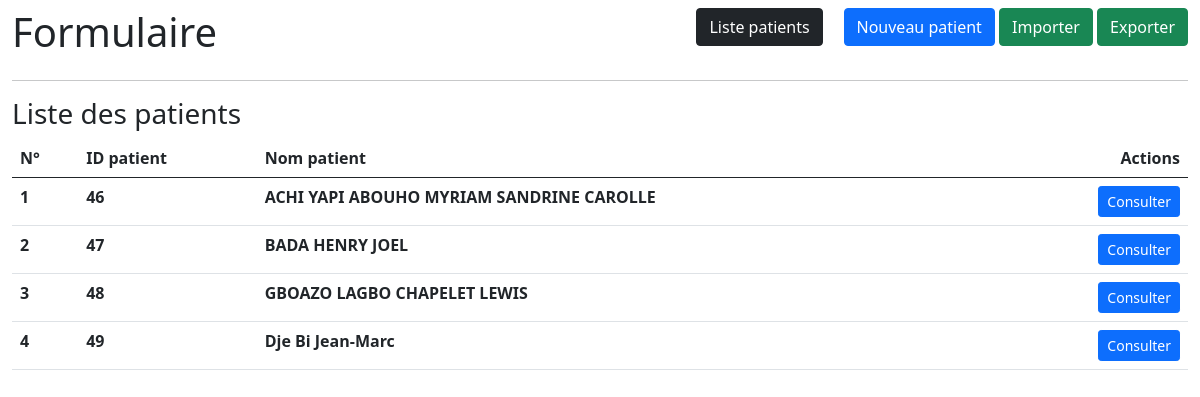
Before: / with the older database file.
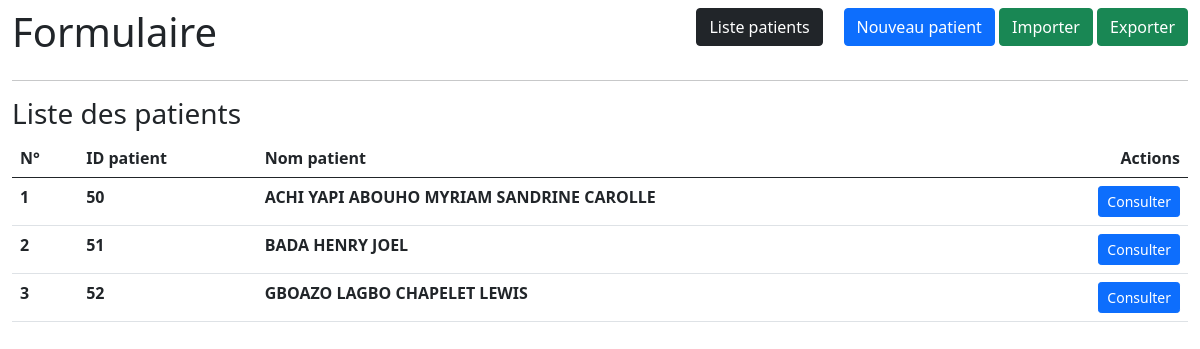
After: the same page with the newer database file.
### Formulaire/models.py (models this page shows)
class Patient(models.Model):
    SEXE = [
        ('M', 'Masculin'),
        ('F', 'Féminin'),
    ]
    nom_patient = models.CharField(_("Nom patient"),max_length=255,blank=True,null=True)
    date_creation = models.DateField(_("Date de création"), auto_now=True, auto_now_add=False,blank=True,null=True)
    date_creation_str = models.CharField(_("Date de creation (STR)"),max_length=255,blank=True,null=True) # Date sans contrainte de format
    sexe = models.CharField(_("Sexe"),choices=SEXE,max_length=255,blank=True,null=True)
    date_naissance = models.DateField(_("Date de naissance"),blank=True,null=True)
    date_naissance_str = models.CharField(_("Date de naissance (STR)"),max_length=255,blank=True,null=True) # Date sans contrainte de format
    poids = models.FloatField(_("Poids"),blank=True,null=True,default=0)
    taille = models.FloatField(_("Taille"),blank=True,null=True)
    pa_systotique = models.FloatField(_("PA systolique"),blank=True,null=True)
    pa_diastolique =  models.FloatField(_("PA diastolique"),blank=True,null=True)
    pam = models.FloatField(_("PAM"),blank=True,null=True)
    rythme_cardiaque_pa = models.FloatField(_("Rythme Cardiaque (PA)"),blank=True,null=True)
    hta = models.FloatField(_("HTA"),blank=True,null=True)
    oxymetrie = models.FloatField(_("Oxymétrie"),blank=True,null=True)
    rythme_cardiaque_oxy =  models.FloatField(_("Rythme Cardiaque (Oxy)"),blank=True,null=True)
    temperature = models.FloatField(_("Température"),blank=True,null=True)
    imc = models.FloatField(_("IMC"),blank=True,null=True)
    interpretation_imc = models.CharField(_("Interprétation IMC"),max_length=255,blank=True,null=True)
    gyclémie_1 = models.FloatField(_("Glycémie (mg/dl)"),blank=True,null=True)
    gyclémie_2 = models.FloatField(_("Glycémie (mmol/L)"),blank=True,null=True)
    diabete = models.CharField(_("Diabète"),max_length=255,blank=True,null=True)
    cardiopathie = models.CharField(_("Cardiopathie"),max_length=255,blank=True,null=True)
    ecg = models.CharField(_("ECG"),max_length=255,blank=True,null=True)
    interpretation_ecg = models.CharField(_("interprétations ECG"),max_length=255,blank=True,null=True)
    vulnerabilite = models.IntegerField(_("Vulnérabilité"),blank=True,null=True)
    groupe_risque = models.IntegerField(_("Groupe de risque d'exposition"),blank=True,null=True)
    score_risque = models.IntegerField(_("Score de risque IMC"),blank=True,null=True)

### Formulaire/views.py (the view)
# urls.py: path('',patients_list,name="patients.list"),
def patients_list(request):
    patients = Patient.objects.all()
    return render(request,"Formulaire/patients/patients_list.html",{
        "patients": patients
    })

### templates/Formulaire/patients/patients_list.html
{% extends 'Formulaire/layouts/page.html' %}
{% block content %}
<div class="container-fluid">
    {% include 'Formulaire/patients/patients_nav.html' %}
    <div class="row">
        <div class="col-md-12">
            <div class="h3">Liste des patients</div>
            <table class="table">
                <thead>
                    <tr>
                        <th scope="col">N°</th>
                        <th scope="col">ID patient</th>
                        <th scope="col">Nom patient</th>
                        <th scope="col" class="text-end">Actions</th>
                    </tr>
                </thead>
                <tbody>
                    {% for patient in patients %}
                    <tr>
                        <th scope="col">{{ forloop.counter }}</th>
                        <th scope="col">{{ patient.id }}</th>
                        <th scope="col">{{ patient.nom_patient }}</th>
                        <th class="text-end">
                            <a href="{% url 'patients.show' patient.id %}" class="btn btn-sm btn-primary">Consulter</a>
                        </th>
                    </tr>
                    {% endfor %}
                </tbody>
            </table>
        </div>
    </div>
</div>
{% endblock %}

### templates/Formulaire/layouts/page.html (shortened to what this page needs)
{% load static %}
<html>
    <head>
        <link rel="stylesheet" href="{% static "bootstrap5/css/bootstrap.min.css" %}">
    </head>
    <body>
        {% block content %}
        {% endblock %}
    </body>
</html>

### templates/Formulaire/patients/patients_nav.html (shortened to what this page needs)
<div class="row pt-2">
    <div class="col-sm-6">
        <div class="h1">
           Formulaire
        </div>
    </div>
    <div class="col-sm-6">
        <div class="text-end">
            <form id="import-form" class="inline-block" action="{% url 'patients.import' %}" method="POST" enctype="multipart/form-data">
                <a href="{% url 'patients.list' %}" class="btn btn-dark">Liste patients</a>
                <a href="{% url 'patients.create' %}" class="btn btn-primary">Nouveau patient</a>
                <button type="button" class="btn btn-success" name="import" onclick="SelectFile()">Importer</button>
                <a href="{% url 'patients.export' %}" class="btn btn-success">Exporter</a>
            </form>
        </div>
    </div>
</div>
<hr>

Changed rows visible on the page:
removed Patient: id "46", nom_patient "ACHI YAPI ABOUHO MYRIAM SANDRINE CAROLLE"
removed Patient: id "47", nom_patient "BADA HENRY JOEL"
removed Patient: id "48", nom_patient "GBOAZO LAGBO CHAPELET LEWIS"
removed Patient: id "49", nom_patient "Dje Bi Jean-Marc"
added Patient: id "50", nom_patient "ACHI YAPI ABOUHO MYRIAM SANDRINE CAROLLE"
added Patient: id "51", nom_patient "BADA HENRY JOEL"
added Patient: id "52", nom_patient "GBOAZO LAGBO CHAPELET LEWIS"
